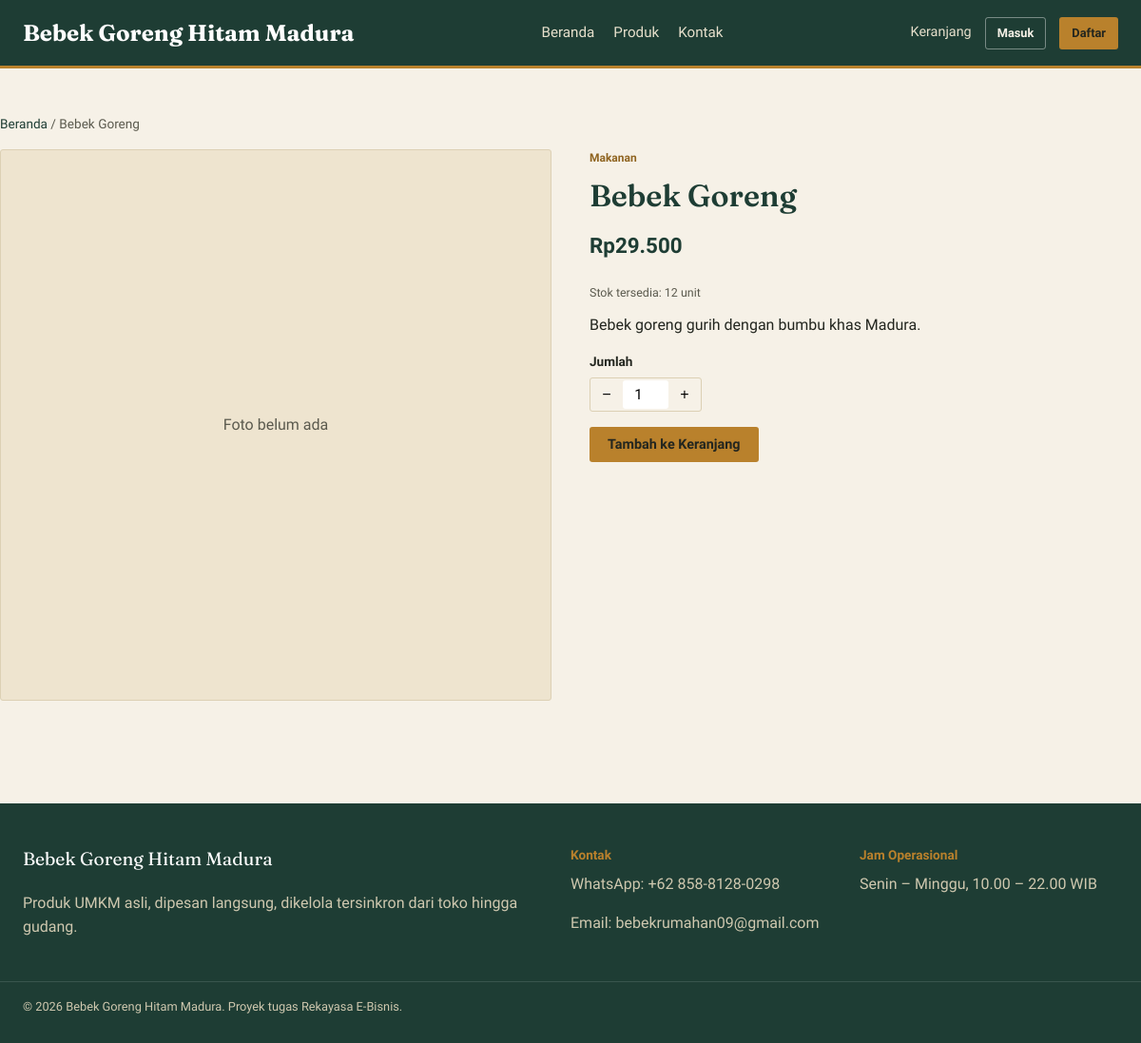
The app's page /product-detail.php?id=1 with its own data.
### tables this page shows
CREATE TABLE products (
    id INT AUTO_INCREMENT PRIMARY KEY,
    category_id INT DEFAULT NULL,
    name VARCHAR(150) NOT NULL,
    description TEXT,
    price DECIMAL(12,2) NOT NULL,
    stock INT NOT NULL DEFAULT 0,
    low_stock_threshold INT NOT NULL DEFAULT 5,
    image VARCHAR(255) DEFAULT NULL,
    is_active TINYINT(1) NOT NULL DEFAULT 1,
    created_at TIMESTAMP DEFAULT CURRENT_TIMESTAMP,
    updated_at TIMESTAMP DEFAULT CURRENT_TIMESTAMP ON UPDATE CURRENT_TIMESTAMP,
    FOREIGN KEY (category_id) REFERENCES categories(id) ON DELETE SET NULL
);

CREATE TABLE categories (
    id INT AUTO_INCREMENT PRIMARY KEY,
    name VARCHAR(100) NOT NULL
);

### includes/functions.php (called while the page is built, shortened)
<?php
function sanitize($str) {
    return htmlspecialchars(trim($str ?? ''), ENT_QUOTES, 'UTF-8');
}
function formatRupiah($amount) {
    return 'Rp' . number_format((float)$amount, 0, ',', '.');
}

### product-detail.php (the view, shortened to what this page needs)
<?php
$id = (int)($_GET['id'] ?? 0);
$db = getDB();
$stmt = $db->prepare('SELECT p.*, c.name AS category_name FROM products p LEFT JOIN categories c ON c.id = p.category_id WHERE p.id = ? AND p.is_active = 1');
$stmt->execute([$id]);
$product = $stmt->fetch();
require_once __DIR__ . '/includes/header.php';
?>
<div class="wrap section">
  <p class="breadcrumb"><a href="<?= BASE_URL ?>/index.php">Beranda</a> / <?= sanitize($product['name']) ?></p>
  <div class="product-detail">
    <div class="thumb">
    </div>
    <div>
      <?php if ($product['category_name']): ?><p class="product-cat"><?= sanitize($product['category_name']) ?></p><?php endif; ?>
      <h1><?= sanitize($product['name']) ?></h1>
      <p style="font-size:1.4rem;font-weight:700;color:var(--forest);"><?= formatRupiah($product['price']) ?></p>
      <p class="product-stock <?= $product['stock'] <= $product['low_stock_threshold'] ? 'low' : '' ?>">
        <?= $product['stock'] > 0 ? ('Stok tersedia: ' . $product['stock'] . ' unit') : 'Stok habis' ?>
      </p>
      <p><?= nl2br(sanitize($product['description'])) ?></p>
      <?php if ($product['stock'] > 0): ?>
        <form action="<?= BASE_URL ?>/process/add-to-cart.php" method="post">
          <div class="field" style="max-width:160px;">
            <label>Jumlah</label>
            <div class="qty-stepper">
              <button type="button" data-step="-1">&minus;</button>
              <input type="number" name="quantity" value="1" min="1" max="<?= $product['stock'] ?>">
              <button type="button" data-step="1">&plus;</button>
            </div>
          </div>
          <button type="submit" class="btn btn-primary">Tambah ke Keranjang</button>
        </form>
      <?php else: ?>
        <button class="btn" disabled>Stok Habis</button>
      <?php endif; ?>
    </div>
  </div>
</div>
<?php require_once __DIR__ . '/includes/footer.php'; ?>

### assets/css/style.css (style rules this page uses)
:root { --bg: #F6F1E7; --bg-alt: #EEE4CF; --panel: #FFFDF8; --ink: #23261F; --ink-soft: #5B5A4E; --forest: #1E3D34; --forest-2: #2E5A4C; --gold: #B9812C; --gold-dark: #8F6420; --brick: #8B3A3A; --border: #DCD0B4; --radius: 3px; --serif: "Fraunces", Georgia, serif; --sans: "Work Sans", -apple-system, BlinkMacSystemFont, sans-serif; }
* { box-sizing: border-box; }
html { scroll-behavior: smooth; }
body { margin: 0; font-family: var(--sans); color: var(--ink); background: var(--bg); line-height: 1.55; }
a { color: inherit; text-decoration: none; }
h1, h2, h3, h4 { font-family: var(--serif); font-weight: 600; line-height: 1.15; margin: 0 0 .5em; color: var(--forest); }
p { margin: 0 0 1em; }
.wrap { max-width: 1440px; margin: 0 auto; padding: 0 24px; }
.btn { display: inline-block; padding: 9px 18px; border-radius: var(--radius); font-family: var(--sans); font-size: .9rem; font-weight: 600; border: 1px solid transparent; cursor: pointer; transition: background .15s ease, color .15s ease, border-color .15s ease; }
.btn-primary { background: var(--gold); color: #23261F; }
.section { padding: 48px 0; }
.product-cat { font-size: .75rem; color: var(--gold-dark); font-weight: 600; }
.product-stock { font-size: .78rem; color: var(--ink-soft); }
.field { margin-bottom: 16px; }
.field label { display: block; font-size: .85rem; font-weight: 600; margin-bottom: 6px; color: var(--ink); }
.field input, .field select, .field textarea { width: 100%; padding: 10px 12px; border: 1px solid var(--border); border-radius: var(--radius); font-family: var(--sans); font-size: .95rem; background: #fff; }
.breadcrumb { font-size: .85rem; color: var(--ink-soft); margin-bottom: 16px; }
.breadcrumb a { color: var(--forest); }
.product-detail { display: grid; grid-template-columns: 1fr 1fr; gap: 40px; }
.product-detail .thumb { background: var(--bg-alt); border: 1px solid var(--border); border-radius: var(--radius); aspect-ratio: 1; display:flex; align-items:center; justify-content:center; overflow:hidden; color: var(--ink-soft); }
.qty-stepper { display:flex; align-items:center; gap:0; border:1px solid var(--border); border-radius: var(--radius); width: fit-content; }
.qty-stepper button { background:none; border:none; width:34px; height:34px; cursor:pointer; font-size:1rem; }
.qty-stepper input { width:48px; border:none; text-align:center; padding:6px 0; }

### records on screen
products: name "Bebek Goreng", category.name "Makanan", price "Rp29.500", stock "12", description "Bebek goreng gurih dengan bumbu khas Madura."

### other values on screen
SITE_NAME "Bebek Goreng Hitam Madura"
